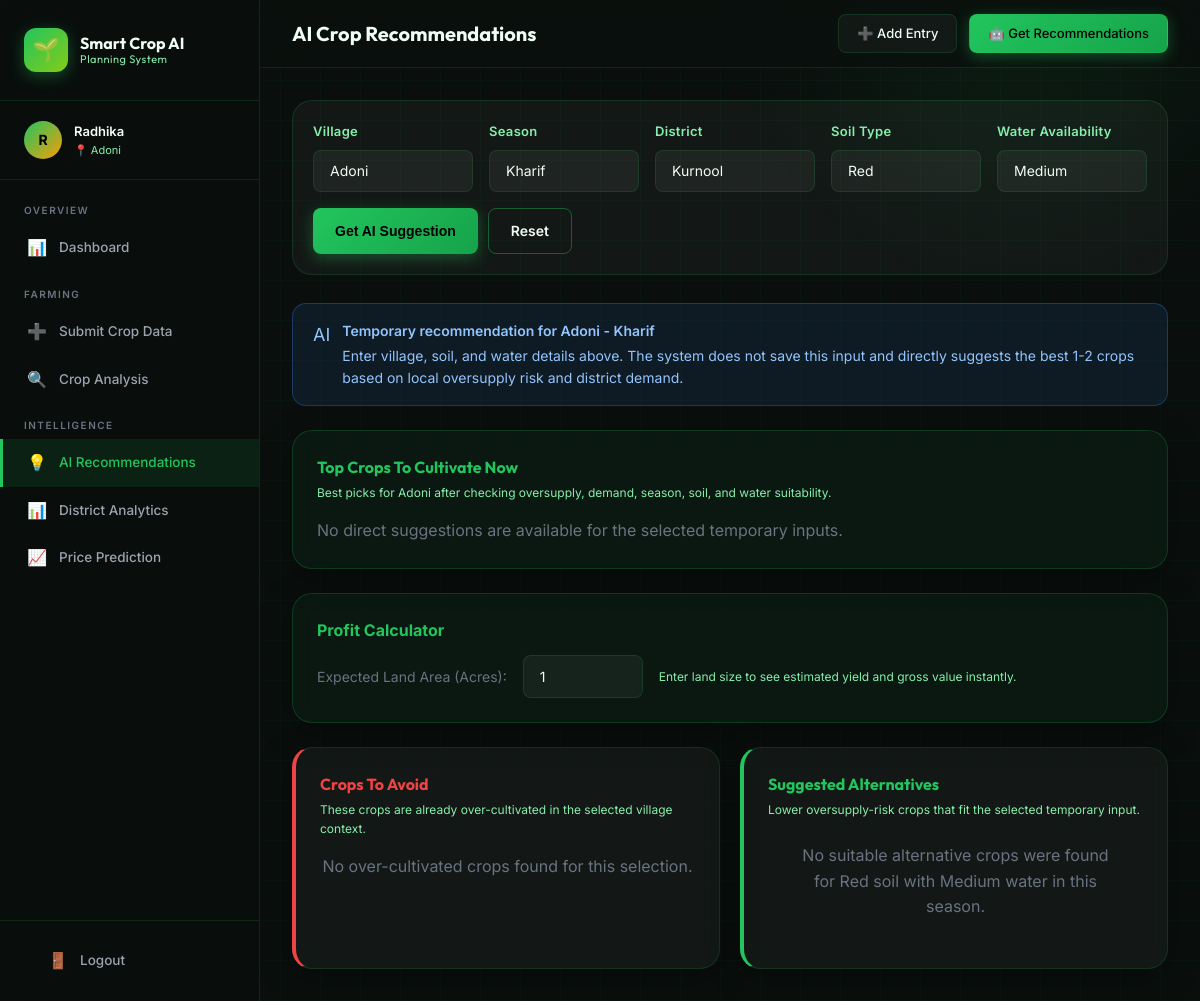
Screenshot of /crops/recommend (signed in) with the database file from the repository.
### tables this page shows
CREATE TABLE users (
    id INTEGER PRIMARY KEY AUTOINCREMENT,
    username TEXT UNIQUE NOT NULL,
    email TEXT UNIQUE NOT NULL,
    password_hash TEXT NOT NULL,
    state TEXT NOT NULL DEFAULT 'Andhra Pradesh',
    district TEXT NOT NULL,
    mandal TEXT NOT NULL,
    village TEXT NOT NULL,
    created_at DATETIME DEFAULT CURRENT_TIMESTAMP
);

CREATE TABLE districts (
    id INTEGER PRIMARY KEY AUTOINCREMENT,
    name TEXT UNIQUE NOT NULL
);

### routes/crops.py (the view)
@crops_bp.route('/recommend')
@login_required
def recommend():
    db = get_db()
    village = request.args.get('village', current_user.village)
    season = request.args.get('season', 'Kharif')
    district = request.args.get('district', current_user.district)
    soil_type = request.args.get('soil', 'Red')
    water_avail = request.args.get('water', 'Medium')
    villages = CropEntry.get_all_villages(db)
    d_rows = db.execute("SELECT name FROM districts ORDER BY name").fetchall()
    all_districts = [r[0] for r in d_rows]
    recommendations_data = get_recommendations(db, village, season, district, soil_type, water_avail)
    return render_template('recommend.html',
        village=village,
        season=season,
        district=district,
        soil_type=soil_type,
        water_avail=water_avail,
        villages=villages,
        seasons=Config.SEASONS,
        districts=all_districts,
        soil_types=Config.SOIL_TYPES,
        water_levels=Config.WATER_AVAILABILITY,
        recommendations=recommendations_data
    )

### templates/recommend.html (shortened to what this page needs)
{% extends 'base.html' %}
{% block page_title %}AI Crop Recommendations{% endblock %}
{% block content %}
<form method="GET" action="{{ url_for('crops.recommend') }}" class="filter-bar" style="display:flex;gap:16px;align-items:flex-end;flex-wrap:wrap;">
    <div style="flex:1;min-width:160px;">
        <label class="form-label">Village</label>
        <select name="village" class="form-control">
            {% for v in villages %}
            <option value="{{ v }}" {% if v == village %}selected{% endif %}>{{ v }}</option>
            {% endfor %}
        </select>
    </div>
    <div style="flex:1;min-width:140px;">
        <label class="form-label">Season</label>
        <select name="season" class="form-control">
            {% for s in seasons %}
            <option value="{{ s }}" {% if s == season %}selected{% endif %}>{{ s }}</option>
            {% endfor %}
        </select>
    </div>
    <div style="flex:1;min-width:160px;">
        <label class="form-label">District</label>
        <select name="district" class="form-control">
            {% for d in districts %}
            <option value="{{ d }}" {% if d == district %}selected{% endif %}>{{ d }}</option>
            {% endfor %}
        </select>
    </div>
    <div style="flex:1;min-width:140px;">
        <label class="form-label">Soil Type</label>
        <select name="soil" class="form-control">
            {% for st in soil_types %}
            <option value="{{ st }}" {% if st == soil_type %}selected{% endif %}>{{ st }}</option>
            {% endfor %}
        </select>
    </div>
    <div style="flex:1;min-width:140px;">
        <label class="form-label">Water Availability</label>
        <select name="water" class="form-control">
            {% for w in water_levels %}
            <option value="{{ w }}" {% if w == water_avail %}selected{% endif %}>{{ w }}</option>
            {% endfor %}
        </select>
    </div>
    <div style="display:flex;gap:10px;">
        <button type="submit" class="btn btn-primary">Get AI Suggestion</button>
        <a href="{{ url_for('crops.recommend') }}" class="btn btn-outline">Reset</a>
    </div>
</form>
<div class="alert alert-info" style="margin-bottom:24px;">
    <span class="alert-icon">AI</span>
    <div class="alert-content">
        <strong>Temporary recommendation for {{ village }} - {{ season }}</strong>
        Enter village, soil, and water details above. The system does not save this input and directly suggests the best 1-2 crops based on local oversupply risk and district demand.
    </div>
</div>
{% if recommendations %}
<div class="card" style="margin-bottom:24px; background:rgba(34,197,94,0.05); border:1px solid rgba(34,197,94,0.2);">
    <div class="card-title" style="color:var(--primary);">Top Crops To Cultivate Now</div>
    <div class="card-subtitle">Best picks for {{ village }} after checking oversupply, demand, season, soil, and water suitability.</div>
    {% if recommendations.best_choices %}
    <div style="display:grid;grid-template-columns:repeat(auto-fit, minmax(260px, 1fr));gap:16px;margin-top:18px;">
        {% for rec in recommendations.best_choices %}
        <div class="rec-row" style="background:rgba(34,197,94,0.05);border:1px solid rgba(34,197,94,0.18);padding:18px;">
            <div style="display:flex;align-items:center;justify-content:space-between;gap:12px;width:100%;">
                <div style="display:flex;align-items:center;gap:12px;">
                    <div class="rec-icon">{{ rec.icon }}</div>
                    <div>
                        <div style="font-weight:700;font-size:18px;color:#fff;">{{ rec.crop }}</div>
                        <div style="font-size:12px;color:var(--text-muted);">{{ rec.duration }} • {{ rec.water_need }} Water</div>
                    </div>
                </div>
                <span class="badge badge-{{ rec.risk_class }}">{{ rec.risk }}</span>
            </div>
            <div style="margin-top:14px;font-size:20px;font-weight:700;color:var(--primary);">{{ rec.price_formatted }}<span style="font-size:12px;color:var(--text-dim);font-weight:400;"> /qtl</span></div>
            <div style="margin-top:8px;font-size:13px;color:var(--text-dim);">Demand Index: <strong style="color:var(--text);">{{ rec.demand_index }}</strong></div>
            <div style="margin-top:12px;display:flex;gap:8px;flex-wrap:wrap;">
                {% for reason in rec.why %}
                <span class="badge badge-success">{{ reason }}</span>
                {% endfor %}
            </div>
        </div>
        {% endfor %}
    </div>
    {% else %}
    <div style="color:var(--text-dim);padding-top:16px;">No direct suggestions are available for the selected temporary inputs.</div>
    {% endif %}
</div>
<div class="card" style="margin-bottom:24px; background:rgba(34,197,94,0.05); border:1px solid rgba(34,197,94,0.2);">
    <div style="font-weight:700; color:var(--primary); font-size:16px; margin-bottom:12px;">Profit Calculator</div>
    <div style="display:flex; gap:16px; align-items:center; flex-wrap:wrap;">
        <label style="color:var(--text-dim); font-size:14px;">Expected Land Area (Acres):</label>
        <input type="number" id="land-area" class="form-control" placeholder="e.g. 5" value="1" min="0.1" step="0.1" style="max-width:120px;" oninput="calculateProfits()">
        <div style="font-size:12px; color:var(--text-muted);">Enter land size to see estimated yield and gross value instantly.</div>
    </div>
</div>
<div style="display:grid;grid-template-columns:repeat(auto-fit, minmax(300px, 1fr));gap:20px;margin-top:20px;">
    <div class="card" style="border-left:4px solid #ef4444;">
        <div class="card-title" style="color:#ef4444;">Crops To Avoid</div>
        <div class="card-subtitle">These crops are already over-cultivated in the selected village context.</div>
        {% if recommendations.risk_crops %}
            {% for rec in recommendations.risk_crops %}
            <div class="rec-row" style="flex-direction:column; align-items:stretch;">
                <div style="display:flex;align-items:center;justify-content:space-between;gap:12px;margin-bottom:8px;">
                    <div style="display:flex;align-items:center;gap:12px;">
                        <div class="rec-icon" style="background:#551c1c;color:#fca5a5;">{{ rec.icon }}</div>
                        <div>
                            <div style="font-weight:700;font-size:16px;">{{ rec.crop }}</div>
                            <div style="font-size:12px;color:var(--text-muted);">{{ rec.duration }} • {{ rec.water_need }} Water</div>
                        </div>
                    </div>
                    <div style="text-align:right;">
                        <span class="badge badge-{{ rec.risk_class }}">{{ rec.risk }}</span>
                        <div style="font-weight:700;color:var(--text);margin-top:4px;">{{ rec.price_formatted }}/qtl</div>
                    </div>
                </div>
                <div class="profit-calc-row" data-price="{{ rec.predicted_price }}" data-yield="{{ rec.yield_per_acre }}" style="background:rgba(0,0,0,0.2); padding:8px 12px; border-radius:6px; display:flex; justify-content:space-between; font-size:13px; color:var(--text-dim);">
                    <span>Yield: <strong class="calc-yield" style="color:var(--text);">--</strong></span>
                    <span>Gross Value: <strong class="calc-profit" style="color:var(--danger);">--</strong></span>
                </div>
            </div>
            {% endfor %}
        {% else %}
            <div style="color:var(--text-dim);margin-top:16px;text-align:center;">No over-cultivated crops found for this selection.</div>
        {% endif %}
    </div>
    <div class="card" style="border-left:4px solid var(--primary);">
        <div class="card-title" style="color:var(--primary);">Suggested Alternatives</div>
        <div class="card-subtitle">Lower oversupply-risk crops that fit the selected temporary input.</div>
        {% if recommendations.alternatives %}
            {% for rec in recommendations.alternatives %}
            <div class="rec-row" style="background:rgba(34,197,94,0.03); flex-direction:column; align-items:stretch;">
                <div style="display:flex;align-items:center;justify-content:space-between;gap:12px;margin-bottom:8px;">
                    <div style="display:flex;align-items:center;gap:12px;">
                        <div class="rec-icon">{{ rec.icon }}</div>
                        <div>
                            <div style="font-weight:700;font-size:16px;color:#fff;">{{ rec.crop }}</div>
                            <div style="font-size:12px;color:var(--text-muted);">{{ rec.duration }} • {{ rec.water_need }} Water</div>
                            <span class="badge badge-{{ rec.risk_class }}" style="margin-top:4px;">{{ rec.risk }}</span>
                        </div>
                    </div>
                    <div style="text-align:right;">
                        <div style="font-weight:700;color:var(--primary);font-size:18px;">{{ rec.price_formatted }}<span style="font-size:11px;color:var(--text-dim);font-weight:normal;">/qtl</span></div>
                        <a href="{{ url_for('crops.predict') }}?crop={{ rec.crop }}&season={{ season }}&district={{ district }}" style="color:var(--text-dim);font-size:12px;text-decoration:none;">Chart -></a>
                    </div>
                </div>
                <div style="display:flex;gap:8px;flex-wrap:wrap;margin:0 0 10px;">
                    {% for reason in rec.why %}
                    <span class="badge badge-success">{{ reason }}</span>
                    {% endfor %}
                </div>
                <div class="profit-calc-row" data-price="{{ rec.predicted_price }}" data-yield="{{ rec.yield_per_acre }}" style="background:rgba(34,197,94,0.1); padding:8px 12px; border-radius:6px; display:flex; justify-content:space-between; font-size:13px; color:var(--text-dim);">
                    <span>Yield: <strong class="calc-yield" style="color:var(--text);">--</strong></span>
                    <span>Gross Value: <strong class="calc-profit" style="color:var(--primary);">--</strong></span>
                </div>
            </div>
            {% endfor %}
        {% else %}
            <div style="color:var(--text-dim);padding:24px;text-align:center;">
                No suitable alternative crops were found for {{ soil_type }} soil with {{ water_avail }} water in this season.
            </div>
        {% endif %}
    </div>
</div>
{% endif %}
{% endblock %}

### templates/base.html (shortened to what this page needs)
<!DOCTYPE html>
<html lang="en">
<head>
    <link rel="stylesheet" href="{{ url_for('static', filename='css/style.css') }}">
</head>
<body>
<div class="app-wrapper">
    <aside class="sidebar" id="sidebar">
        <div class="sidebar-logo">
            <a href="{{ url_for('dashboard.index') }}" class="logo-mark">
                <div class="logo-icon">🌱</div>
                <div class="logo-text">
                    Smart Crop AI
                    <span>Planning System</span>
                </div>
            </a>
        </div>
        {% if current_user.is_authenticated %}
        <div class="sidebar-user">
            <div class="user-card">
                <div class="user-avatar">{{ current_user.username[0].upper() }}</div>
                <div class="user-info">
                    <div class="user-name">{{ current_user.username }}</div>
                    <div class="user-village">📍 {{ current_user.village }}</div>
                </div>
            </div>
        </div>
        {% endif %}
        <nav class="sidebar-nav">
            <div class="nav-section">
                <div class="nav-section-label">Overview</div>
                <a href="{{ url_for('dashboard.index') }}"
                   class="nav-link {% if request.endpoint == 'dashboard.index' %}active{% endif %}">
                    <span class="nav-icon">📊</span> Dashboard
                </a>
            </div>
            <div class="nav-section">
                <div class="nav-section-label">Farming</div>
                <a href="{{ url_for('crops.submit') }}"
                   class="nav-link {% if request.endpoint == 'crops.submit' %}active{% endif %}">
                    <span class="nav-icon">➕</span> Submit Crop Data
                </a>
                <a href="{{ url_for('crops.analysis') }}"
                   class="nav-link {% if request.endpoint == 'crops.analysis' %}active{% endif %}">
                    <span class="nav-icon">🔍</span> Crop Analysis
                </a>
            </div>
            <div class="nav-section">
                <div class="nav-section-label">Intelligence</div>
                <a href="{{ url_for('crops.recommend') }}" class="nav-link {% if request.endpoint == 'crops.recommend' %}active{% endif %}">
                    <span class="nav-icon">💡</span> AI Recommendations
                </a>
                <a href="{{ url_for('analytics.district_analytics') }}" class="nav-link {% if request.endpoint == 'analytics.district_analytics' %}active{% endif %}">
                    <span class="nav-icon">📊</span> District Analytics
                </a>
                <a href="{{ url_for('crops.predict') }}" class="nav-link {% if request.endpoint == 'crops.predict' %}active{% endif %}">
                    <span class="nav-icon">📈</span> Price Prediction
                </a>
            </div>
        </nav>
        <div class="sidebar-footer">
            {% if current_user.is_authenticated %}
            <a href="{{ url_for('auth.logout') }}" class="nav-link">
                <span class="nav-icon">🚪</span> Logout
            </a>
            {% endif %}
        </div>
    </aside>
    <div class="main-content">
        <header class="topbar">
            <div class="topbar-heading">
                <h1 class="topbar-title">{% block page_title %}Dashboard{% endblock %}</h1>
            </div>
            <div class="topbar-actions">
                <a href="{{ url_for('crops.submit') }}" class="topbar-btn">
                    ➕ Add Entry
                </a>
                <a href="{{ url_for('crops.recommend') }}" class="topbar-btn btn-primary topbar-btn-primary">
                    🤖 Get Recommendations
                </a>
            </div>
        </header>
        <main class="page-body">
            {% block content %}{% endblock %}
        </main>
    </div>
</div>
</body>
</html>

### rows the page displays
users: username "R", username "Radhika", village "Adoni", district "Kurnool"

### other values shown
{{ season }} "Kharif"
{{ soil_type }} "Red"
{{ water_avail }} "Medium"
form field season "Kharif"
form field soil "Red"
form field water "Medium"
